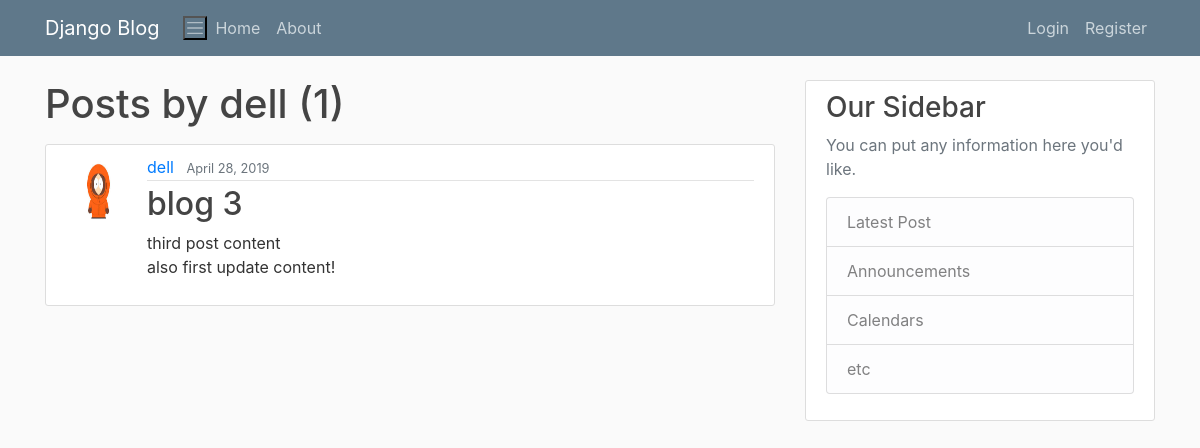
Page /user/dell on the earlier database version.
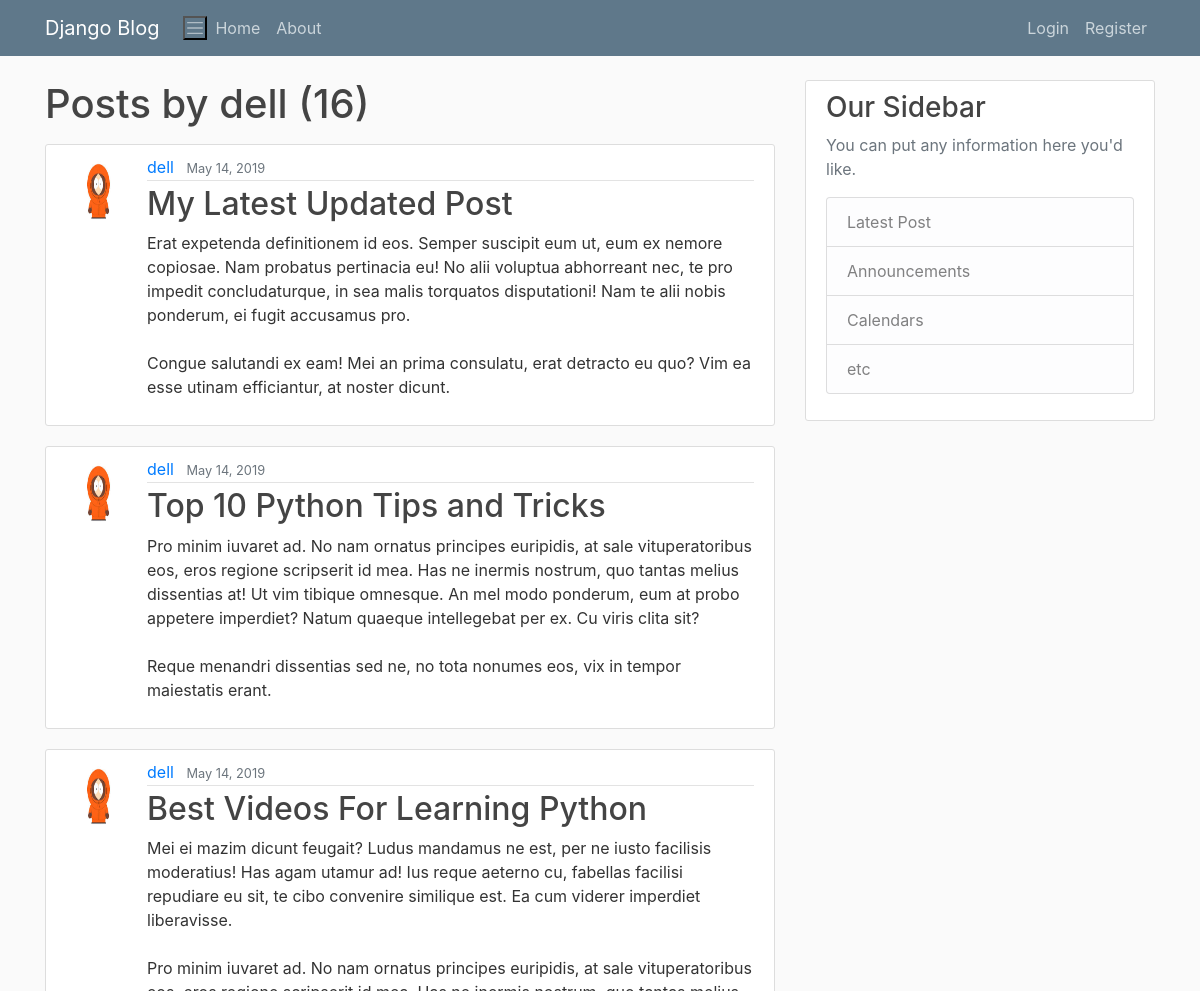
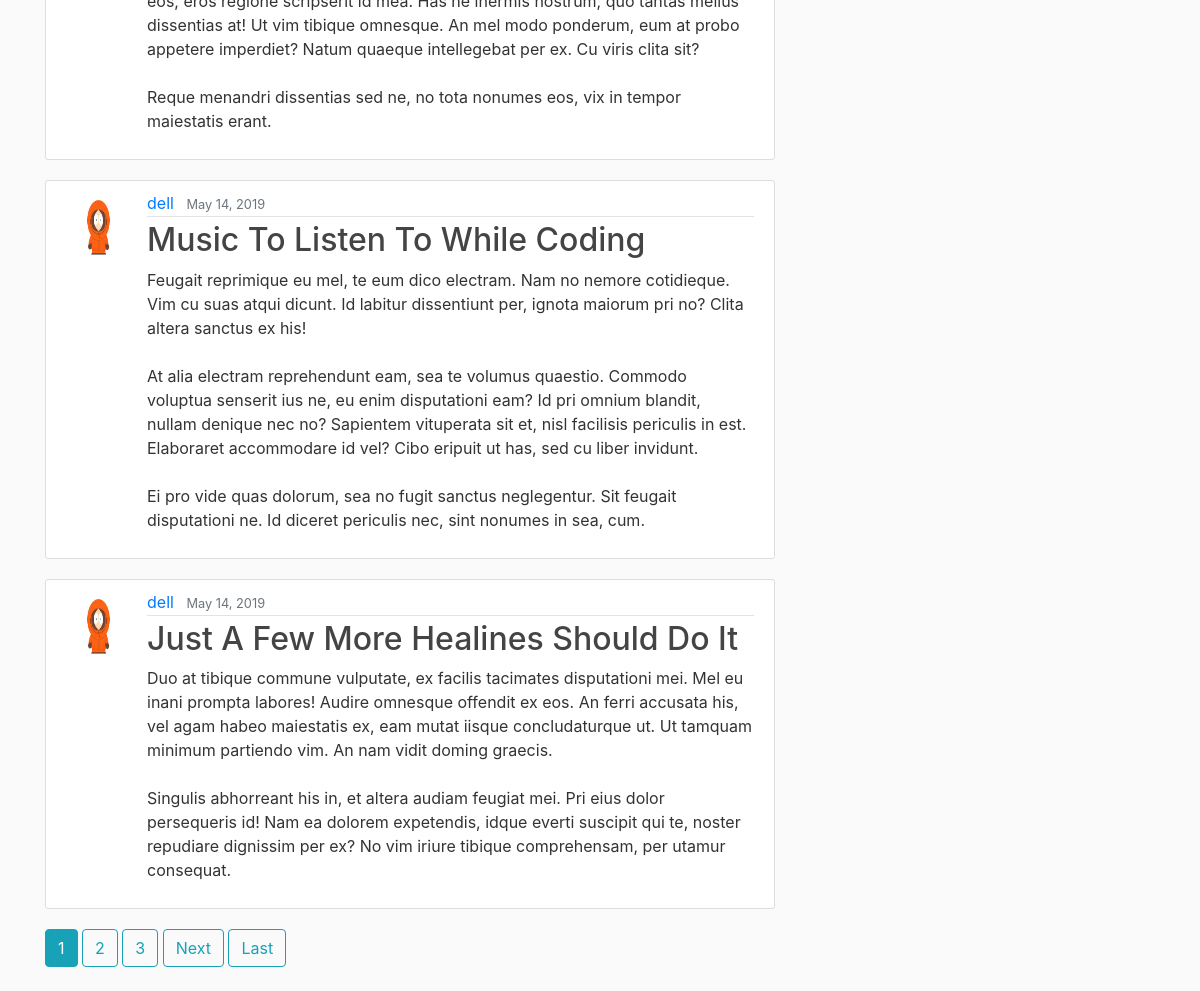
Same page on the later database version (2 pictures, top to bottom).
### blog/models.py (models this page shows, shortened)
class Post(models.Model):
    title = models.CharField(max_length=100)
    content = models.TextField()
    date_posted = models.DateTimeField(default=timezone.now)
    author = models.ForeignKey(User, on_delete=models.CASCADE)

### users/models.py (models this page shows, shortened)
class Profile(models.Model):
    user = models.OneToOneField(User, on_delete=models.CASCADE)
    image = models.ImageField(default='default.jpg', upload_to='profile_pics')

### blog/views.py (the view)
# urls.py: path('user/<str:username>', UserPostListView.as_view(), name= 'user-posts'),
class UserPostListView(ListView):
    model = Post
    template_name = 'blog/user_posts.html' # <app>/<model>_<viewtype>.html
    context_object_name = 'posts'
    paginate_by = 5
    def get_queryset(self):
        user = get_object_or_404(User, username=self.kwargs.get('username'))
        return Post.objects.filter(author=user).order_by('-date_posted')

### blog/templates/blog/user_posts.html (shortened to what this page needs)
{% extends "blog/base.html" %}
{% block content %}
    <h1 class="mb-3">Posts by {{ view.kwargs.username }} ({{ page_obj.paginator.count }})</h1>
    {% for post in posts %}
    <article class="media content-section">
      <img class="rounded-circle article-img" src="{{ post.author.profile.image.url }}">
            <div class="media-body">
              <div class="article-metadata">
                <a class="mr-2" href="{% url 'user-posts' post.author.username %}">{{ post.author }}</a>
                <small class="text-muted">{{ post.date_posted|date:"F d, Y" }}</small>
              </div>
              <h2><a class="article-title" href="{% url 'post-detail' post.id %}">{{ post.title }}</a></h2>
              <p class="article-content">{{ post.content }}</p>
            </div>
          </article>
    {% endfor %}
    {% if is_paginated %}
          {% for num in page_obj.paginator.page_range %}
            {% if page_obj.number == num %}
              <a class="btn btn-info mb-4" href="?page={{ num }}">{{ num }}</a>
            {% elif num > page_obj.number|add:'-3' and num < page_obj.number|add:'3' %}
              <a class="btn btn-outline-info mb-4" href="?page={{ num }}">{{ num }}</a>
            {% endif %}
          {% endfor %}
          {% if page_obj.has_next %}
            <a class="btn btn-outline-info mb-4" href="?page={{ page_obj.next_page_number }}">Next</a>
            <a class="btn btn-outline-info mb-4" href="?page={{ page_obj.paginator.num_pages }}">Last</a>
          {% endif %}
    {% endif %}
{% endblock content %}

### blog/templates/blog/base.html (shortened to what this page needs)
{% load static %}
<!DOCTYPE html>
<html>
    <head>
            <link rel="stylesheet" href="https://maxcdn.bootstrapcdn.com/bootstrap/4.0.0/css/bootstrap.min.css">
        <link rel="stylesheet" type="text/css" href="{% static 'blog/main.css' %}">
    </head>
    <body>
            <header class="site-header">
                <nav class="navbar navbar-expand-md navbar-dark bg-steel fixed-top">
                    <div class="container">
                        <a class="navbar-brand mr-4" href="{% url 'blog-home' %}">Django Blog</a>
                        <button class="navbar-toggler-icon"></span>
                        </button>
                        <div class="collapse navbar-collapse" id="navbarToggle">
                            <div class="navbar-nav mr-auto">
                                <a class="nav-item nav-link" href="{% url 'blog-home' %}">Home</a>
                                <a class="nav-item nav-link" href="{% url 'blog-about' %}">About</a>
                            </div>
                            <div class="navbar-nav">
                                {% if user.is_authenticated %}
                                    <a class="nav-item nav-link" href="{% url 'post-create' %}">New Post</a>
                                    <a class="nav-item nav-link" href="{% url 'profile' %}">Profile</a>
                                    <a class="nav-item nav-link" href="{% url 'logout' %}">Logout</a>
                                {% else %}
                                    <a class="nav-item nav-link" href="{% url 'login' %}">Login</a>
                                    <a class="nav-item nav-link" href="{% url 'register' %}">Register</a>
                                {% endif %}
                            </div>
                        </div>
                    </div>
                </nav>
            </header>
        <main role="main" class="container">
            <div class="row">
                <div class="col-md-8">
                    {% block content %}{% endblock %}
                </div>
                <div class="col-md-4">
                    <div class="content-section">
                        <h3>Our Sidebar</h3>
                        <p class='text-muted'>You can put any information here you'd like.
                            <ul class="list-group">
                                <li class="list-group-item list-group-item-light">Latest Post</li>
                                <li class="list-group-item list-group-item-light">Announcements</li>
                                <li class="list-group-item list-group-item-light">Calendars</li>
                                <li class="list-group-item list-group-item-light">etc</li>
                            </ul>
                        </p>
                    </div>
                </div>
            </div>
        </main>
    </body>
</html>

### blog/static/blog/main.css (style rules this page uses)
body { background: #fafafa; color: #333333; margin-top: 5rem; }
h1, h2, h3, h4, h5, h6 { color: #444444; }
ul { margin: 0; }
.bg-steel { background-color: #5f788a; }
.site-header .navbar-nav .nav-link { color: #cbd5db; }
.content-section { background: #ffffff; padding: 10px 20px; border: 1px solid #dddddd; border-radius: 3px; margin-bottom: 20px; }
.article-title { color: #444444; }
.article-content { white-space: pre-line; }
.article-img { height: 65px; width: 65px; margin-right: 16px; }
.article-metadata { padding-bottom: 1px; margin-bottom: 4px; border-bottom: 1px solid #e3e3e3 }

Differences in the rows shown:
no longer on this page (row unchanged): Post: author.profile.image (picture), author "dell", date_posted "April 28, 2019", title "blog 3", content "third post content also first update content!"
added Post: author.profile.image (picture), author "dell", date_posted "May 14, 2019", title "My Latest Updated Post", content "Erat expetenda definitionem id eos. Semper suscipit eum ut, eum ex nemore copiosae. Nam probatus pertinacia eu! No alii voluptua abhorreant nec, te pro impedit concludaturque, in sea malis torquatos disputationi! Nam te alii nobis ponderum, ei fugit accusamus pro. Congue salutandi ex eam! Mei an prima consulatu, erat detracto eu quo? Vim ea esse utinam efficiantur, at noster dicunt."
added Post: author.profile.image (picture), author "dell", date_posted "May 14, 2019", title "Top 10 Python Tips and Tricks", content "Pro minim iuvaret ad. No nam ornatus principes euripidis, at sale vituperatoribus eos, eros regione scripserit id mea. Has ne inermis nostrum, quo tantas melius dissentias at! Ut vim tibique omnesque. An mel modo ponderum, eum at probo appetere imperdiet? Natum quaeque intellegebat per ex. Cu viris clita sit? Reque menandri dissentias sed ne, no tota nonumes eos, vix in tempor maiestatis erant."
added Post: author.profile.image (picture), author "dell", date_posted "May 14, 2019", title "Best Videos For Learning Python", content "Mei ei mazim dicunt feugait? Ludus mandamus ne est, per ne iusto facilisis moderatius! Has agam utamur ad! Ius reque aeterno cu, fabellas facilisi repudiare eu sit, te cibo convenire similique est. Ea cum viderer imperdiet liberavisse. Pro minim iuvaret ad. No nam ornatus principes euripidis, at sale vituperatoribus eos, eros regione scripserit id mea. Has ne inermis nostrum, quo tantas melius dissentias at! Ut vim tibique omnesque. An mel modo ponderum, eum at probo appetere imperdiet? Natum quaeque intellegebat per ex. Cu viris clita sit? Reque menandri dissentias sed ne, no tota nonumes eos, vix in tempor maiestatis erant."
added Post: author.profile.image (picture), author "dell", date_posted "May 14, 2019", title "Music To Listen To While Coding", content "Feugait reprimique eu mel, te eum dico electram. Nam no nemore cotidieque. Vim cu suas atqui dicunt. Id labitur dissentiunt per, ignota maiorum pri no? Clita altera sanctus ex his! At alia electram reprehendunt eam, sea te volumus quaestio. Commodo voluptua senserit ius ne, eu enim disputationi eam? Id pri omnium blandit, nullam denique nec no? Sapientem vituperata sit et, nisl facilisis periculis in est. Elaboraret accommodare id vel? Cibo eripuit ut has, sed cu liber invidunt. Ei pro vide quas dolorum, sea no fugit sanctus neglegentur. Sit feugait disputationi ne. Id diceret periculis nec, sint nonumes in sea, cum."
added Post: author.profile.image (picture), author "dell", date_posted "May 14, 2019", title "Just A Few More Healines Should Do It", content "Duo at tibique commune vulputate, ex facilis tacimates disputationi mei. Mel eu inani prompta labores! Audire omnesque offendit ex eos. An ferri accusata his, vel agam habeo maiestatis ex, eam mutat iisque concludaturque ut. Ut tamquam minimum partiendo vim. An nam vidit doming graecis. Singulis abhorreant his in, et altera audiam feugiat mei. Pri eius dolor persequeris id! Nam ea dolorem expetendis, idque everti suscipit qui te, noster repudiare dignissim per ex? No vim iriure tibique comprehensam, per utamur consequat."
Other differences:
{{ page_obj.paginator.count }}: "1" → "16"
new list line: "1"
new list line: "2"
new list line: "3"
text now shown: "Next Last"
